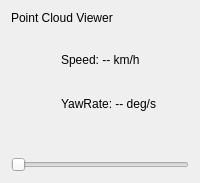
       <widget class="QWidget" name="pointpanel" native="true">
        <property name="sizePolicy">
         <sizepolicy hsizetype="Expanding" vsizetype="Expanding">
          <horstretch>0</horstretch>
          <verstretch>0</verstretch>
         </sizepolicy>
        </property>
        <layout class="QVBoxLayout" name="verticalLayout_pointpanel">
         <item>
          <widget class="QLabel" name="pointcloudtitle">
           <property name="text">
            <string>Point Cloud Viewer</string>
           </property>
          </widget>
         </item>
         <item>
          <widget class="QVTKOpenGLNativeWidget" name="qvtkWidget" native="true">
           <property name="sizePolicy">
            <sizepolicy hsizetype="Expanding" vsizetype="Expanding">
             <horstretch>0</horstretch>
             <verstretch>0</verstretch>
            </sizepolicy>
           </property>
           <property name="minimumSize">
            <size>
             <width>100</width>
             <height>100</height>
            </size>
           </property>
           <widget class="QWidget" name="infoPanel" native="true">
            <property name="geometry">
             <rect>
              <x>50</x>
              <y>10</y>
              <width>221</width>
              <height>81</height>
             </rect>
            </property>
            <property name="sizePolicy">
             <sizepolicy hsizetype="Expanding" vsizetype="Expanding">
              <horstretch>0</horstretch>
              <verstretch>0</verstretch>
             </sizepolicy>
            </property>
            <layout class="QVBoxLayout" name="verticalLayout_2">
             <item>
              <widget class="QLabel" name="speedLabel">
               <property name="sizePolicy">
                <sizepolicy hsizetype="Expanding" vsizetype="Expanding">
                 <horstretch>0</horstretch>
                 <verstretch>0</verstretch>
                </sizepolicy>
               </property>
               <property name="text">
                <string>Speed: -- km/h</string>
               </property>
               <property name="textFormat">
                <enum>Qt::AutoText</enum>
               </property>
              </widget>
             </item>
             <item>
              <widget class="QLabel" name="YawRate">
               <property name="sizePolicy">
                <sizepolicy hsizetype="Expanding" vsizetype="Expanding">
                 <horstretch>0</horstretch>
                 <verstretch>0</verstretch>
                </sizepolicy>
               </property>
               <property name="text">
                <string>YawRate: -- deg/s</string>
               </property>
              </widget>
             </item>
            </layout>
           </widget>
          </widget>
         </item>
         <item>
          <layout class="QHBoxLayout" name="horizontalLayout_3">
           <item>
            <widget class="QLabel" name="pointstarttime">
             <property name="text">
              <string/>
             </property>
            </widget>
           </item>
           <item>
            <widget class="QLabel" name="pointruntime">
             <property name="text">
              <string/>
             </property>
            </widget>
           </item>
           <item>
            <widget class="QLabel" name="pointendtime">
             <property name="text">
              <string/>
             </property>
            </widget>
           </item>
          </layout>
         </item>
         <item>
          <widget class="QSlider" name="frameSlider">
           <property name="orientation">
            <enum>Qt::Horizontal</enum>
           </property>
          </widget>
         </item>
        </layout>
       </widget>
